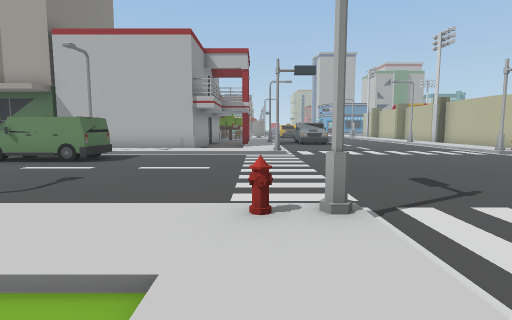
View 1 (above)

22 first-person views from a walk through a 3-D level made in the Unity game engine. The camera is 1.5 m above the floor, tilts 6° down and sees 80° across. The floor is counted in squares, 2 m on a side. Each view is taken from the middle of a square. On the plan, view 1 faces up. The plan holds only what a view shows up to about 10 squares ahead; the rest is blank. The place goes on beyond the plan. The player character is not drawn.

View 2
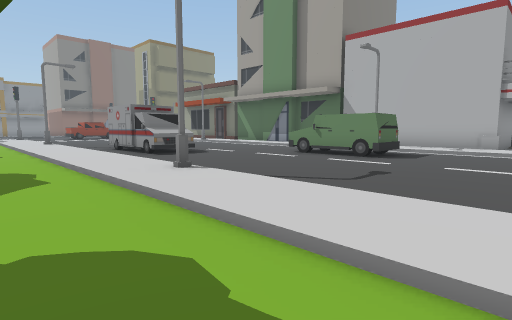

View 3
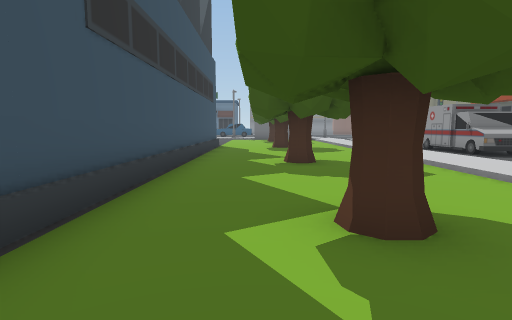

View 4
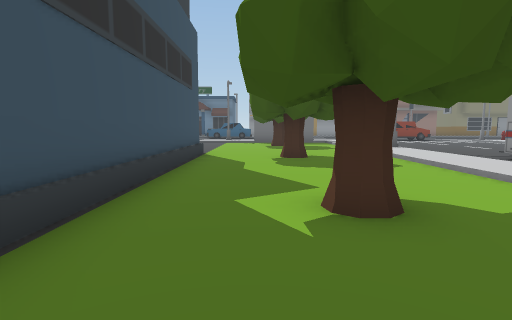

View 5
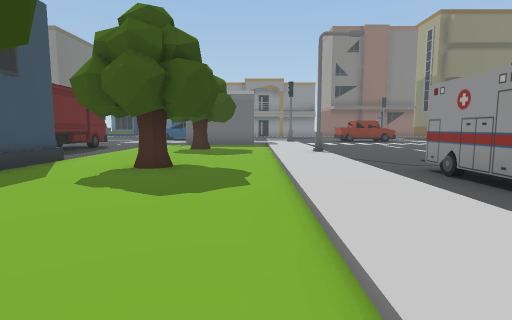

View 6
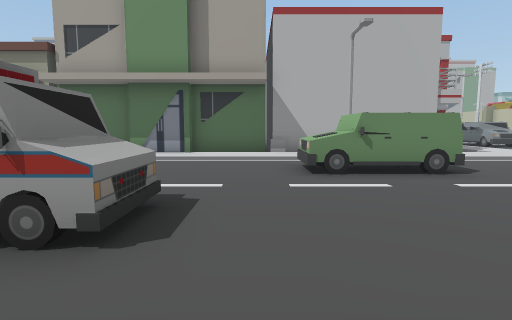

View 7
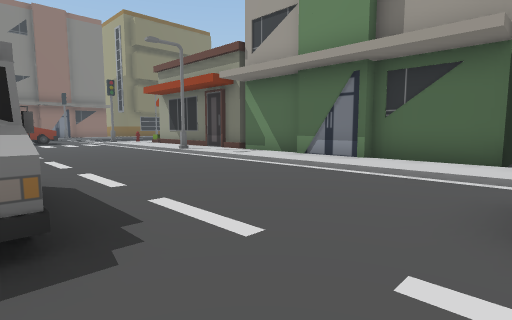

View 8
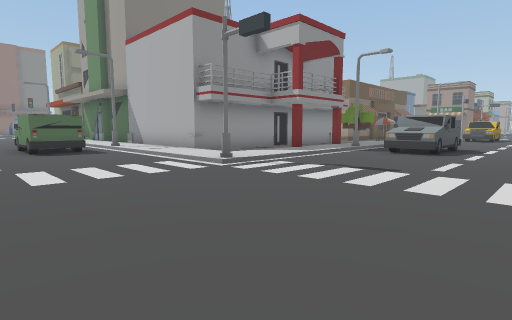

View 9
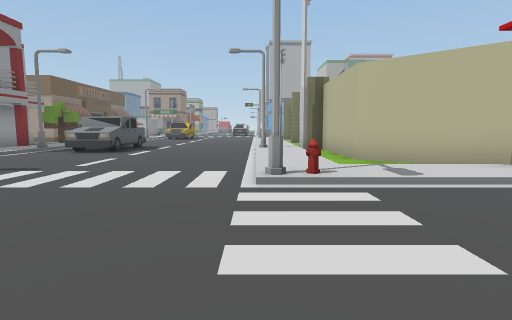

View 10
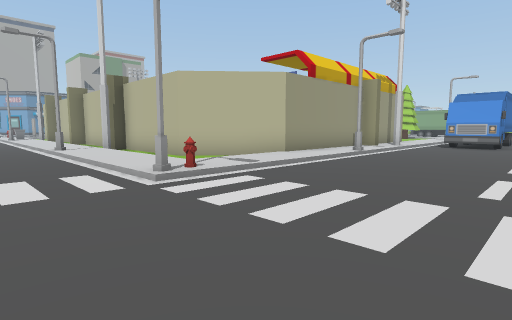

View 11
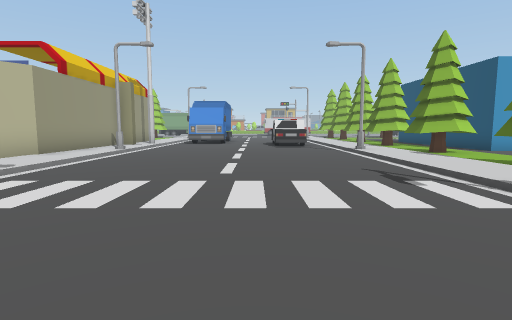

View 12
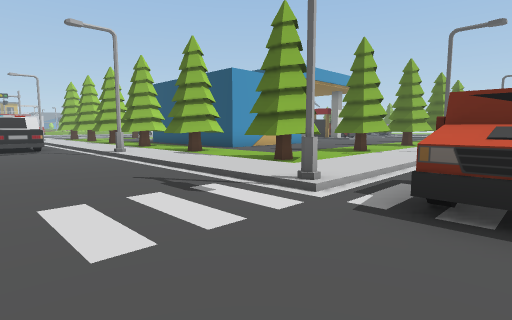

View 13
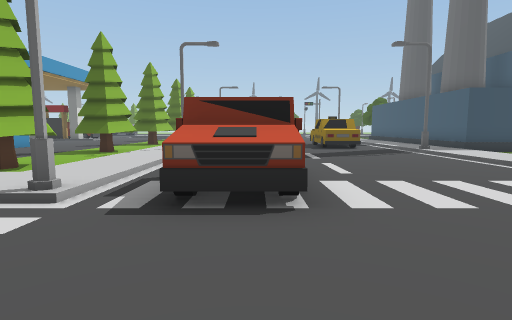

View 14
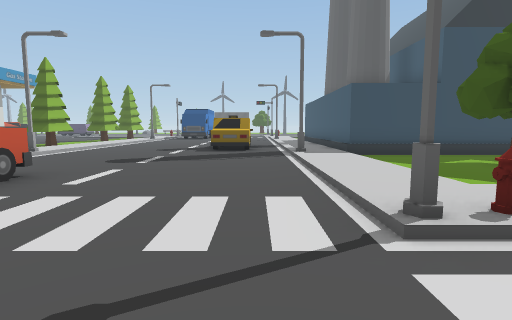

View 15
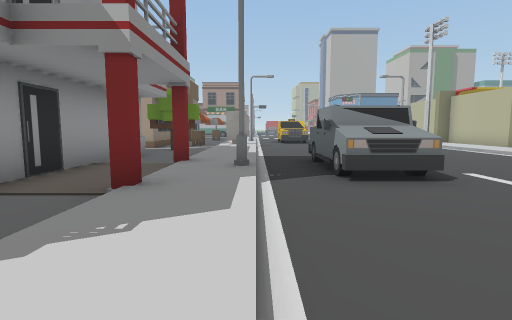

View 16
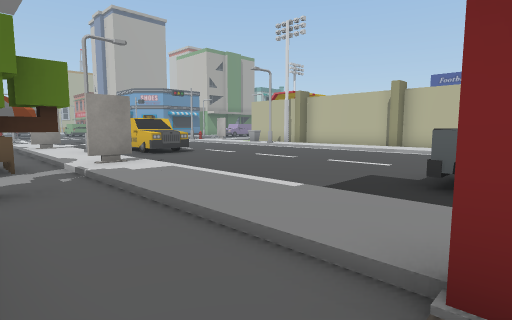

View 17
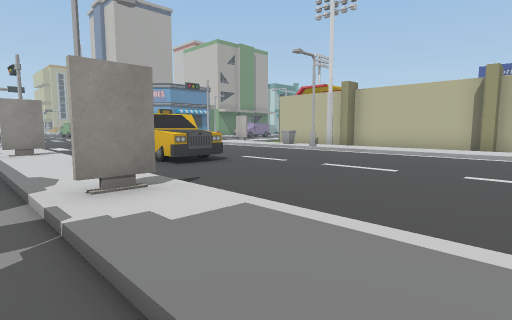

View 18
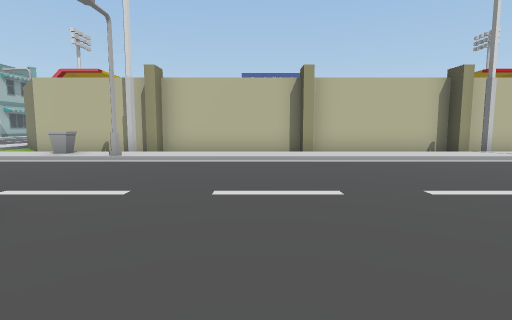

View 19
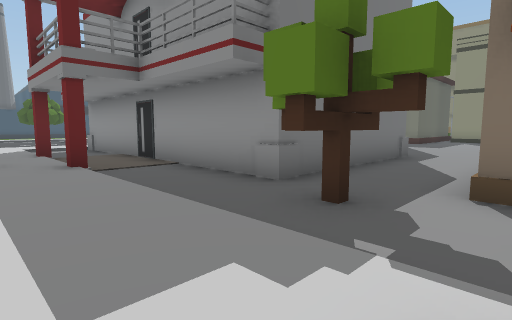

View 20
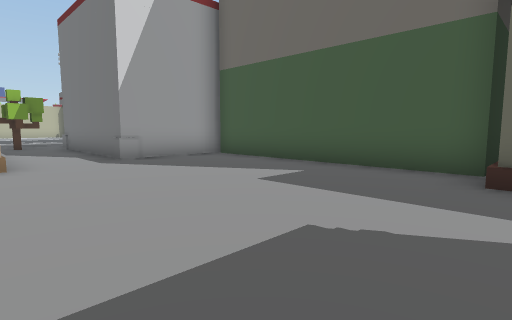

View 21
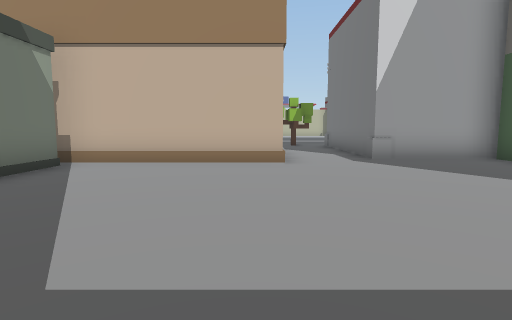

View 22
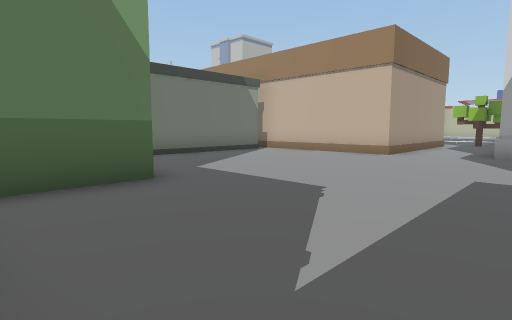

### Floor plan
Key: @ floor where view 1 was taken; # wall or solid block; . main floor; : floor 0.25 m higher than the main floor; / step, stairs or slope; S streetlight; H hydrant; T tree; B building; R truck; C car; I billboard; A chair; O other object.
Columns run from 17 left of view 1 to 17 right of it. Each row starts with its distance up from view 1.
 30                  :/         #
 29                 .I/      /: #
 28                 .:/     ./O #
 27     ######      .:/OO..../: #
 26    ......#      .:SOO....S:##
 25    ......#      .:/....../: #
 24 BBB......#      A:/....../: #
 23 .........###  #..I/....../: #
 22 .................:/....../:##
 21 ...............TT:/....../: #
 20 ..........#####..:/....../: #
 19 ..........#   #..:/....../: #
 18   B.......#   #..:/RR..../: #
 17     BBBBBB#   #..#/RR..../:##
 16               #..:SRR....S:.#
 15               #..#/.R..../:.#
 14               #..:/....../:.#
 13          B    #..:/....../:.##
 12  BBBBBBBBB#####..:/....../:..####
 11   :::::::::  :::::/....../:::::::
 10  /S//////// S/////#....../H/////S/
  9 ..........OOO......................
  8 ..........OOOO.....................
  7 ...................................
  6 .................................
  5 .....  OO.........................C
  4 .....OOOO..........................
  3 //S/////////S////H/....RR///////S//
  2 ::::::::::::::::::/....RR/::::::::
  1 .................:/....R /:TT..TT
  0 .................@/....R /:TT..TT
 -1 ....T....T....T..:/....../:......
 -2  ................:/....../:.....#
 -3 .................:S......S:TT..
 -4 ...BBBBBBBBBBBBBB:/....../:TT.
 -5 OOO          BBBB:/OO..../:

Positions as (right, up) in squares from view 1, and headings:
1: (0, 0), facing up
2: (-1, 0), facing up-left
3: (-1, -2), facing left
4: (-5, -2), facing left
5: (-7, 1), facing left
6: (-8, 2), facing up
7: (-7, 5), facing up-left
8: (6, 6), facing up-left
9: (8, 6), facing up
10: (6, 6), facing up-right
11: (5, 6), facing right
12: (6, 6), facing down-right
13: (6, 6), facing down
14: (2, 5), facing down
15: (1, 11), facing up
16: (-2, 17), facing up-right
17: (-1, 20), facing up-right
18: (1, 23), facing right
19: (1, 23), facing down-left
20: (-15, 23), facing down-right
21: (-15, 23), facing right
22: (-17, 19), facing up-right
